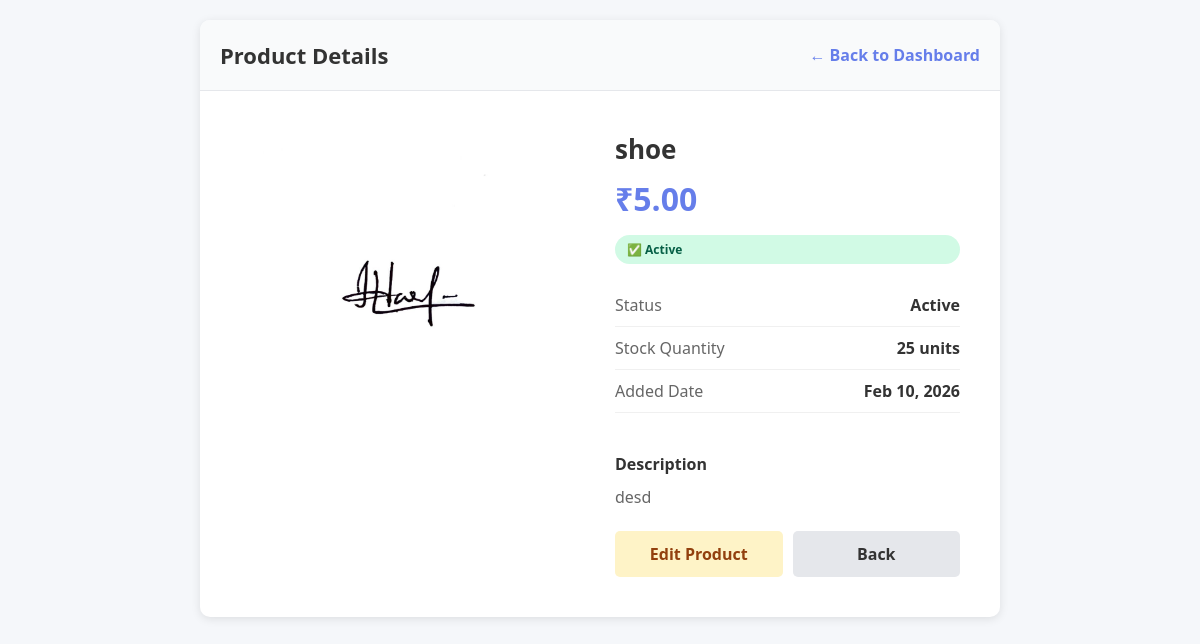
/products/1/ (signed in), run on the app's committed database.
### ecommapp/models.py (models this page shows, shortened)
class Product(models.Model):
    STATUS_CHOICES = [
        ('active', 'Active'),
        ('inactive', 'Inactive'),
    ]
    vendor = models.ForeignKey(VendorProfile, on_delete=models.CASCADE, related_name='products')
    name = models.CharField(max_length=200)
    description = models.TextField()
    price = models.DecimalField(max_digits=10, decimal_places=2)
    quantity = models.IntegerField()
    image = models.ImageField(upload_to='products/', blank=True, null=True)
    status = models.CharField(max_length=20, choices=STATUS_CHOICES, default='active')
    is_blocked = models.BooleanField(default=False)
    blocked_reason = models.TextField(blank=True, null=True)
    created_at = models.DateTimeField(default=timezone.now)
    updated_at = models.DateTimeField(auto_now=True)
    class Meta:
        ordering = ['-created_at']

### ecommapp/views.py (the view)
# urls.py: path('products/<int:product_id>/', views.view_product_view, name='view_product'),
@login_required(login_url='login')
def view_product_view(request, product_id):
    try:
        vendor = request.user.vendor_profile
    except VendorProfile.DoesNotExist:
        return redirect('login')
    product = get_object_or_404(Product, id=product_id, vendor=vendor)
    context = {
        'vendor': vendor,
        'product': product,
        'is_blocked': product.is_blocked,
        'blocked_reason': product.blocked_reason
    }
    return render(request, 'product_detail.html', context)

### ecommapp/templates/product_detail.html (shortened to what this page needs)
<!DOCTYPE html>
<html lang="en">
<head>
</head>
<body>
    <div class="detail-container">
        <div class="header-bar">
            <h1>Product Details</h1>
            <a href="{% url 'vendor_home' %}" class="back-link">← Back to Dashboard</a>
        </div>
        <div class="product-content">
            <div class="product-image">
                {% if product.image %}
                <img src="{{ product.image.url }}" style="width: 100%; height: 100%; object-fit: cover;">
                {% else %}
                📦
                {% endif %}
            </div>
            <div class="product-details">
                <div class="product-name">{{ product.name }}</div>
                <div class="product-price">₹{{ product.price }}</div>
                {% if is_blocked %}
                <span class="status-badge status-blocked">🚫 Blocked by Admin</span>
                {% else %}
                <span class="status-badge status-active">✅ Active</span>
                {% endif %}
                <div class="product-info">
                    <div class="info-row">
                        <span class="info-label">Status</span>
                        <span class="info-value">{{ product.get_status_display }}</span>
                    </div>
                    <div class="info-row">
                        <span class="info-label">Stock Quantity</span>
                        <span class="info-value">{{ product.quantity }} units</span>
                    </div>
                    <div class="info-row">
                        <span class="info-label">Added Date</span>
                        <span class="info-value">{{ product.created_at|date:"M d, Y" }}</span>
                    </div>
                </div>
                <div class="description-section">
                    <div class="description-title">Description</div>
                    <div class="description-text">{{ product.description }}</div>
                </div>
                <div class="action-buttons">
                    <a href="{% url 'edit_product' product.id %}" class="btn btn-edit">Edit Product</a>
                    <a href="{% url 'vendor_home' %}" class="btn btn-back">Back</a>
                </div>
            </div>
        </div>
    </div>
</body>
</html>

### ecommapp/templates/product_detail.html (style rules this page uses)
* { margin: 0; padding: 0; box-sizing: border-box; }
body { font-family: 'Segoe UI', Tahoma, Geneva, Verdana, sans-serif; background: #f5f7fa; padding: 20px; }
.detail-container { max-width: 800px; margin: 0 auto; background: white; border-radius: 10px; box-shadow: 0 2px 10px rgba(0, 0, 0, 0.1); overflow: hidden; }
.header-bar { padding: 20px; background: #f9fafb; border-bottom: 1px solid #e5e7eb; display: flex; justify-content: space-between; align-items: center; }
.header-bar h1 { font-size: 22px; color: #333; }
.back-link { color: #667eea; text-decoration: none; font-weight: 600; }
.product-content { display: grid; grid-template-columns: 1fr 1fr; gap: 30px; padding: 40px; }
.product-image { width: 100%; height: 300px; background: #f0f0f0; border-radius: 10px; display: flex; align-items: center; justify-content: center; font-size: 80px; color: #ddd; }
.product-details { display: flex; flex-direction: column; }
.product-name { font-size: 26px; font-weight: bold; color: #333; margin-bottom: 10px; }
.product-price { font-size: 32px; color: #667eea; font-weight: bold; margin-bottom: 15px; }
.product-info { margin-bottom: 20px; }
.info-row { display: flex; justify-content: space-between; padding: 10px 0; border-bottom: 1px solid #f0f0f0; }
.info-label { color: #666; font-weight: 500; }
.info-value { color: #333; font-weight: 600; }
.description-section { margin: 20px 0; }
.description-title { font-weight: 600; color: #333; margin-bottom: 10px; }
.description-text { color: #666; line-height: 1.6; }
.status-badge { display: inline-block; padding: 6px 12px; border-radius: 20px; font-size: 12px; font-weight: 600; margin-bottom: 20px; }
.status-active { background: #d1fae5; color: #065f46; }
.action-buttons { display: flex; gap: 10px; margin-top: auto; }
.btn { flex: 1; padding: 12px; border: none; border-radius: 5px; font-weight: 600; cursor: pointer; text-decoration: none; display: flex; align-items: center; justify-content: center; transition: all 0.2s; }
.btn-edit { background: #fef3c7; color: #92400e; }
.btn-back { background: #e5e7eb; color: #333; }

### data on the page
Product: image (picture), name "shoe", price "5.00", status "Active", quantity "25", created_at "Feb 10, 2026", description "desd"
